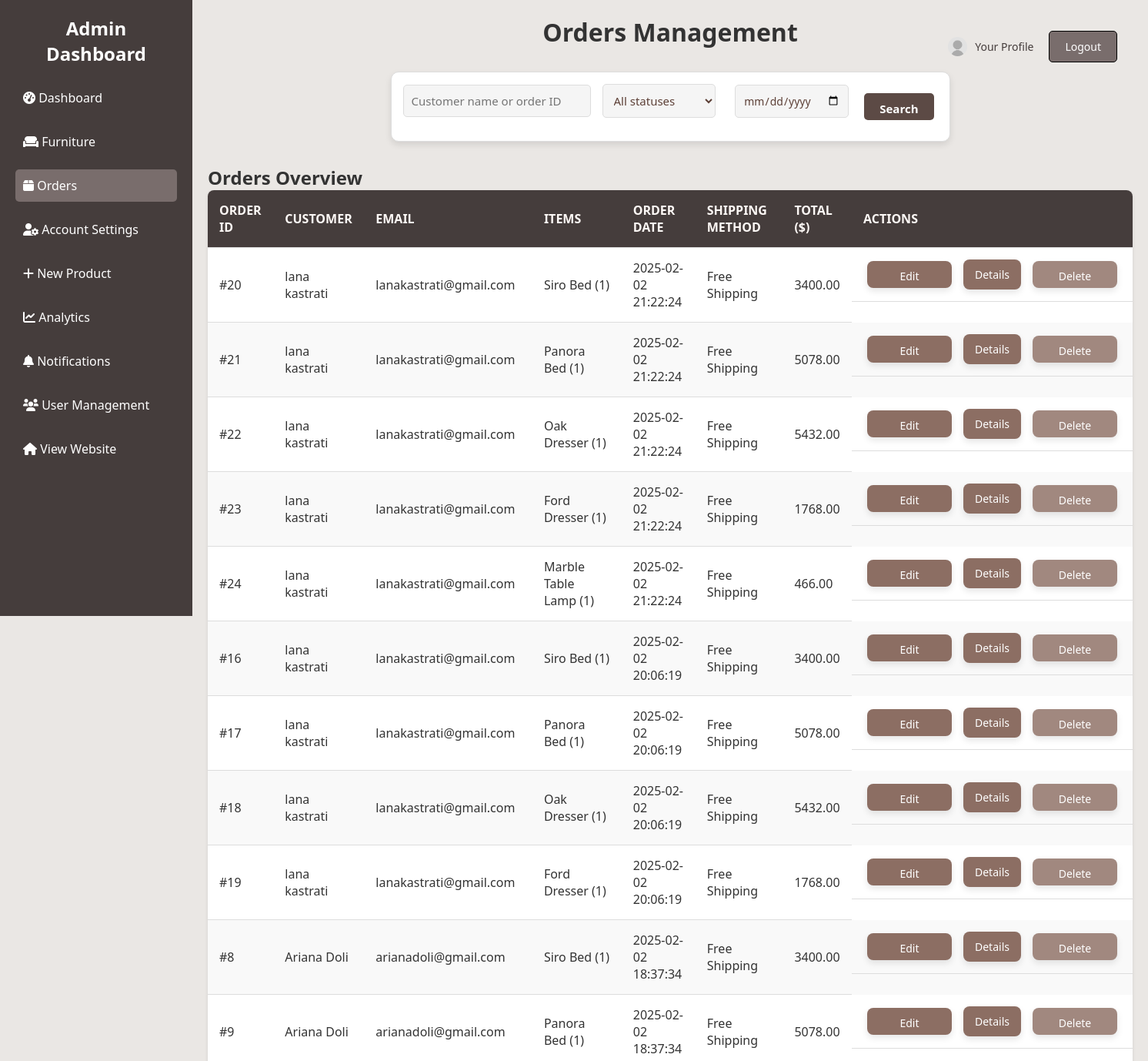
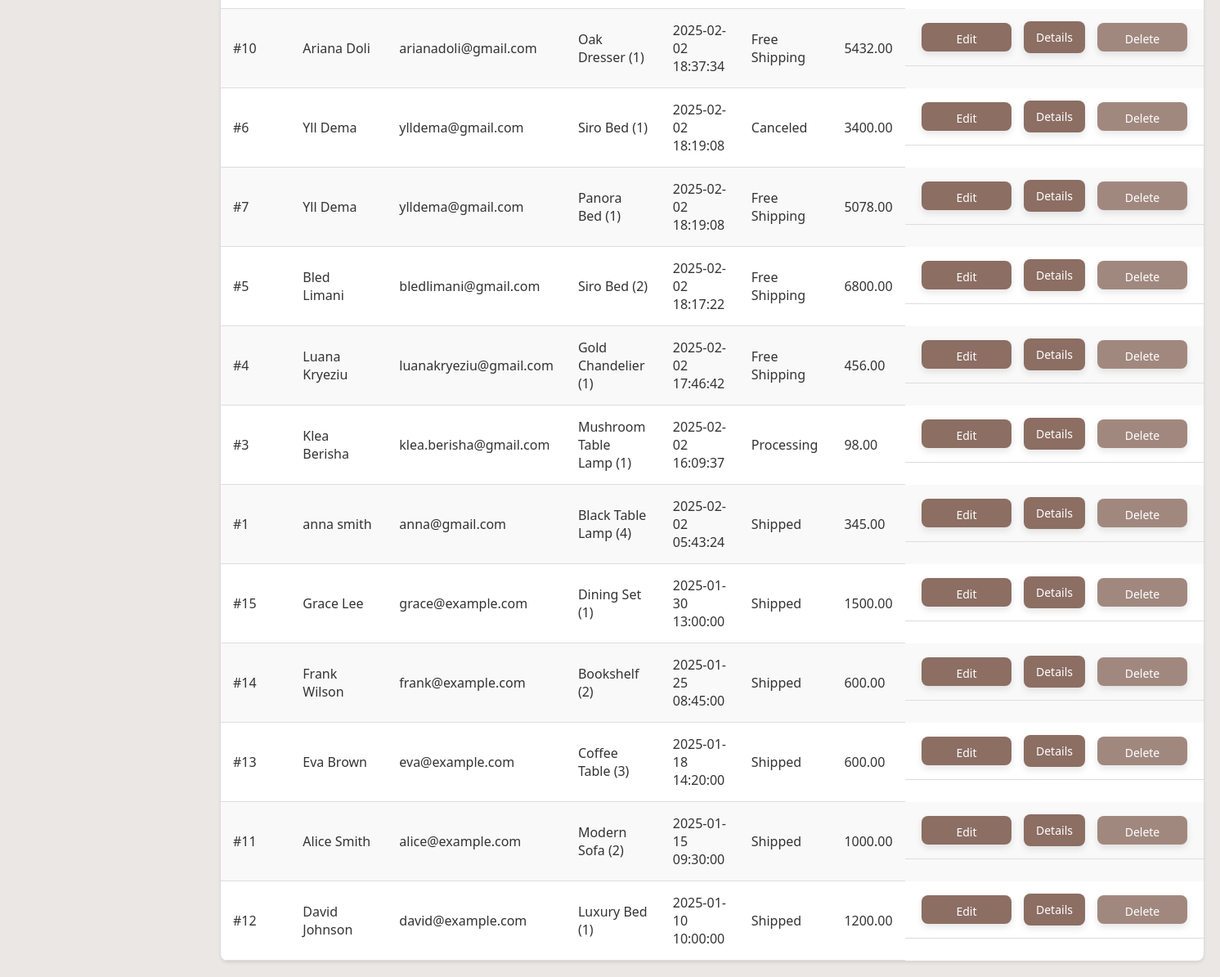
Screenshot of /orders.php (signed in) with the database file from the repository (2 pictures, top to bottom).
### tables this page shows
CREATE TABLE `orders` (
  `id` int(11) NOT NULL,
  `product_id` int(11) NOT NULL,
  `product_name` varchar(255) NOT NULL,
  `product_image` varchar(255) NOT NULL,
  `quantity` int(11) NOT NULL,
  `zip_code` varchar(10) NOT NULL,
  `shipping_method` varchar(50) NOT NULL,
  `price_per_unit` decimal(10,2) NOT NULL,
  `total_price` decimal(10,2) NOT NULL,
  `customer_name` varchar(255) NOT NULL,
  `email` varchar(255) NOT NULL,
  `telephone` varchar(20) NOT NULL,
  `address` text NOT NULL,
  `city` varchar(100) NOT NULL,
  `payment_method` varchar(50) NOT NULL,
  `order_date` timestamp NOT NULL DEFAULT current_timestamp(),
  `comments` text DEFAULT NULL
);

### ordercontroller.php (called while the page is built, shortened)
<?php
class OrderController {
    private $orderManager;
    public function __construct($orderManager) {
        $this->orderManager = $orderManager;
    }
    public function filterOrders($search = '', $status = 'all', $date = '') {
        try {
            return $this->orderManager->filterOrders($search, $status, $date);
        } catch (Exception $e) {
            return ['error' => $e->getMessage()];
        }
    }
}

### orderManager.php (called while the page is built, shortened)
<?php
class OrderManager {
    private $db;
    public function __construct($db) {
        $this->db = $db;
    }
    public function filterOrders($search, $status, $date) {
        $query = "SELECT * FROM orders WHERE 1=1";
        $params = [];
        $query .= " ORDER BY order_date DESC";
        $stmt = $this->db->prepare($query);
        $stmt->execute($params);
        return $stmt->fetchAll(PDO::FETCH_ASSOC);
    }
}
?>

### orders.php (the view, shortened to what this page needs)
<?php
require_once 'OrderManager.php';
require_once 'OrderController.php';
$db = (new Database('localhost', 'projekti', 'root', 'loni1234'))->connect();
$orderManager = new OrderManager($db);
$orderController = new OrderController($orderManager);
$search = $_GET['search'] ?? '';
$status = $_GET['status'] ?? 'all';
$date = $_GET['date'] ?? '';
$orders = $orderController->filterOrders($search, $status, $date);
?>
<!DOCTYPE html>
<html lang="en">
<head>
    <link rel="stylesheet" href="css/orders.css">
    <link rel="stylesheet" href="https://cdnjs.cloudflare.com/ajax/libs/font-awesome/6.0.0-beta3/css/all.min.css">
</head>
<body>
    <div class="sidebar">
        <h2>Admin Dashboard</h2>
        <ul>
            <li><a href="dashboard.php"><i class="fas fa-tachometer-alt"></i> Dashboard</a></li>
            <li><a href="products.php"><i class="fas fa-couch"></i> Furniture</a></li>
            <li><a href="orders.php" class="active"><i class="fas fa-box"></i> Orders</a></li>
            <li><a href="profile.php"><i class="fas fa-user-cog"></i> Account Settings</a></li>
            <li><a href="add_product.php"><i class="fas fa-plus"></i>  New Product</a></li>
            <li><a href="analytics.php"><i class="fas fa-chart-line"></i> Analytics</a></li>
            <li><a href="notifications.php"><i class="fas fa-bell"></i> Notifications</a></li>
            <li><a href="user_management.php"><i class="fas fa-users"></i> User Management</a></li>
            <li><a href="home.php" target="_blank"><i class="fas fa-home"></i> View Website</a></li>
        </ul>
    </div>
    <div class="main-content">
        <header>
            <h1>Orders Management</h1>
            <div class="profile">
                <a href="profile.php" class="profile-btn">
                    <img src="img/pfp.jpg" alt="Profile" class="profile-img">
                    <span>Your Profile</span>
                </a>
                <button onclick="window.location.href='logout.php'" class="logout-btn">Logout</button>
            </div>
        </header>
        <section class="filters">
    <form method="GET" action="orders.php" class="filters-container">
        <input type="text" name="search" class="search-bar" placeholder="Customer name or order ID" value="<?php echo htmlspecialchars($_GET['search'] ?? ''); ?>">
        <select name="status" class="status-filter">
            <option value="all" <?php if(($_GET['status'] ?? '') === 'all') echo 'selected'; ?>>All statuses</option>
        </select>
        <div class="date-filter-container">
            <input type="date" name="date" id="order-date" class="date-filter" value="<?php echo htmlspecialchars($_GET['date'] ?? ''); ?>">
        </div>
        <button type="submit" class="filter-btn">Search</button>
    </form>
</section>
        <section>
            <h2>Orders Overview</h2>
            <table>
                <thead>
                    <tr>
                        <th>Order ID</th>
                        <th>Customer</th>
                        <th>Email</th>
                        <th>Items</th>
                        <th>Order Date</th>
                        <th>Shipping Method</th>
                        <th>Total ($)</th>
                        <th>Actions</th>
                    </tr>
                </thead>
                <tbody>
                    <?php foreach ($orders as $order): ?>
                        <tr>
                            <td>#<?php echo htmlspecialchars($order['id']); ?></td>
                            <td><?php echo htmlspecialchars($order['customer_name']); ?></td>
                            <td><?php echo htmlspecialchars($order['email']); ?></td>
                            <td><?php echo htmlspecialchars($order['product_name']); ?> (<?php echo htmlspecialchars($order['quantity']); ?>)</td>
                            <td><?php echo htmlspecialchars($order['order_date']); ?></td>
                            <td><?php echo htmlspecialchars($order['shipping_method']); ?></td>
                            <td><?php echo htmlspecialchars($order['total_price']); ?></td>
                            <td class="action-buttons">
                              <button class="edit-btn" onclick="showEdit('<?php echo htmlspecialchars($order['id']); ?>')">Edit</button>
                              <button class="details-btn" onclick="showDetails('<?php echo htmlspecialchars($order['id']); ?>')">Details</button>
                              <button class="delete-btn" onclick="deleteOrder('<?php echo htmlspecialchars($order['id']); ?>')">Delete</button>
</td>
                        </tr>
                    <?php endforeach; ?>
                </tbody>
            </table>
        </section>
    </div>
</body>
</html>

### css/orders.css (style rules this page uses)
* { margin: 0; padding: 0; box-sizing: border-box; font-family: 'Segoe UI', Tahoma, Geneva, Verdana, sans-serif; }
body { display: flex; background-color: #eae7e4; color: #333; }
.profile { display: flex; align-items: center; position: absolute; right: 20px; top: 20px; }
.profile-btn { display: flex; align-items: center; padding: 10px 20px; border-radius: 5px; color: #453d3c; text-decoration: none; transition: background-color 0.3s; font-size: 14px; height: 40px; background-color: transparent; font-family: 'Franklin Gothic Medium', 'Arial Narrow', Arial, sans-serif; }
.logout-btn { background-color: #796d6c; border: 1px solid black; padding: 10px 20px; border-radius: 5px; color: white; font-size: 14px; cursor: pointer; }
.profile-img { width: 25px; height: 25px; border-radius: 50%; margin-right: 10px; }
.sidebar { width: 250px; background-color: #453d3c; color: #fef9f6; height: 100vh; padding: 20px; position: fixed; }
.sidebar h2 { text-align: center; margin-bottom: 20px; color: #ffffff; }
.sidebar ul { list-style: none; }
.sidebar ul li { margin: 15px 0; }
.sidebar ul li a { color: #ffffff; text-decoration: none; padding: 10px; display: block; border-radius: 5px; transition: background 0.3s; }
.sidebar ul li a.active, .sidebar ul li a:hover { background: #796d6c; color: #fff; }
.main-content { margin-left: 250px; padding: 20px; flex-grow: 1; }
header { display: flex; justify-content: space-between; align-items: center; margin-bottom: 30px; position: relative; }
h1 { text-align: center; flex-grow: 1; }
table { width: 100%; border-collapse: collapse; background-color: #fff; border-radius: 8px; overflow: hidden; box-shadow: 0 2px 4px rgba(0, 0, 0, 0.1); }
thead { background-color: #453d3c; color: #fef9f6; }
th, td { padding: 15px; text-align: left; border-bottom: 1px solid #ddd; }
th { text-transform: uppercase; }
tbody tr:nth-child(even) { background-color: #f9f9f9; }
.edit-btn, .delete-btn, .filter-btn { padding: 10px 20px; margin: 0 5px; border: none; border-radius: 5px; cursor: pointer; font-size: 14px; height: 35px; width: 110px; transition: background-color 0.3s; text-align: center; }
.edit-btn { background-color: #8c746a; color: white; }
.delete-btn { background-color: #ba7168; color: white; }
.filters { margin-bottom: 30px; display: flex; justify-content: center; align-items: center; width: 100%; }
.filters-container { display: flex; align-items: center; gap: 15px; padding: 15px; border: 1px solid #ddd; border-radius: 10px; background-color: #fff; box-shadow: 0 4px 8px rgba(0, 0, 0, 0.1); width: fit-content; }
.search-bar { padding: 10px; border: 1px solid #ddd; border-radius: 5px; font-size: 15px; width: 250px; }
.status-filter { padding: 10px; border: 1px solid #ddd; border-radius: 5px; font-size: 15px; }
.date-filter-container { display: flex; align-items: center; gap: 10px; }
.date-filter { padding: 10px; border: 1px solid #ddd; border-radius: 5px; font-size: 14px; }
.filter-btn { background-color: #5c4a45; color: white; padding: 10px 20px; font-size: 15px; font-weight: bold; border-radius: 5px; border: none; cursor: pointer; transition: background-color 0.3s; }
td.action-buttons { display: flex; align-items: center; justify-content: center; gap: 10px; white-space: nowrap; }
.edit-btn, .details-btn { background-color: #8C6E63; color: #fff; padding: 10px 15px; border: none; cursor: pointer; border-radius: 8px; font-size: 14px; transition: background-color 0.3s ease, transform 0.2s ease; box-shadow: 0 4px 8px rgba(0, 0, 0, 0.1); }
.delete-btn { background-color: #A1887F; color: #fff; padding: 10px 15px; border: none; cursor: pointer; border-radius: 8px; font-size: 14px; transition: background-color 0.3s ease, transform 0.2s ease; box-shadow: 0 4px 8px rgba(0, 0, 0, 0.1); }
form input, form select { width: 100%; padding: 10px; margin-bottom: 15px; border: 1px solid #BCAAA4; border-radius: 8px; background-color: #F5F5F5; box-sizing: border-box; font-size: 14px; color: #5D4037; }

### rows the page displays
orders: id "20", customer_name "lana kastrati", email "lanakastrati@gmail.com", product_name "Siro Bed", quantity "1", order_date "2025-02-02 21:22:24", shipping_method "Free Shipping", total_price "3400.00"
orders: id "21", customer_name "lana kastrati", email "lanakastrati@gmail.com", product_name "Panora Bed", quantity "1", order_date "2025-02-02 21:22:24", shipping_method "Free Shipping", total_price "5078.00"
orders: id "22", customer_name "lana kastrati", email "lanakastrati@gmail.com", product_name "Oak Dresser", quantity "1", order_date "2025-02-02 21:22:24", shipping_method "Free Shipping", total_price "5432.00"
orders: id "23", customer_name "lana kastrati", email "lanakastrati@gmail.com", product_name "Ford Dresser", quantity "1", order_date "2025-02-02 21:22:24", shipping_method "Free Shipping", total_price "1768.00"
orders: id "24", customer_name "lana kastrati", email "lanakastrati@gmail.com", product_name "Marble Table Lamp", quantity "1", order_date "2025-02-02 21:22:24", shipping_method "Free Shipping", total_price "466.00"
orders: id "16", customer_name "lana kastrati", email "lanakastrati@gmail.com", product_name "Siro Bed", quantity "1", order_date "2025-02-02 20:06:19", shipping_method "Free Shipping", total_price "3400.00"
orders: id "17", customer_name "lana kastrati", email "lanakastrati@gmail.com", product_name "Panora Bed", quantity "1", order_date "2025-02-02 20:06:19", shipping_method "Free Shipping", total_price "5078.00"
orders: id "18", customer_name "lana kastrati", email "lanakastrati@gmail.com", product_name "Oak Dresser", quantity "1", order_date "2025-02-02 20:06:19", shipping_method "Free Shipping", total_price "5432.00"
orders: id "19", customer_name "lana kastrati", email "lanakastrati@gmail.com", product_name "Ford Dresser", quantity "1", order_date "2025-02-02 20:06:19", shipping_method "Free Shipping", total_price "1768.00"
orders: id "8", customer_name "Ariana Doli", email "arianadoli@gmail.com", product_name "Siro Bed", quantity "1", order_date "2025-02-02 18:37:34", shipping_method "Free Shipping", total_price "3400.00"
orders: id "9", customer_name "Ariana Doli", email "arianadoli@gmail.com", product_name "Panora Bed", quantity "1", order_date "2025-02-02 18:37:34", shipping_method "Free Shipping", total_price "5078.00"
orders: id "10", customer_name "Ariana Doli", email "arianadoli@gmail.com", product_name "Oak Dresser", quantity "1", order_date "2025-02-02 18:37:34", shipping_method "Free Shipping", total_price "5432.00"
orders: id "6", customer_name "Yll Dema", email "ylldema@gmail.com", product_name "Siro Bed", quantity "1", order_date "2025-02-02 18:19:08", shipping_method "Canceled", total_price "3400.00"
orders: id "7", customer_name "Yll Dema", email "ylldema@gmail.com", product_name "Panora Bed", quantity "1", order_date "2025-02-02 18:19:08", shipping_method "Free Shipping", total_price "5078.00"
orders: id "5", customer_name "Bled Limani", email "bledlimani@gmail.com", product_name "Siro Bed", quantity "2", order_date "2025-02-02 18:17:22", shipping_method "Free Shipping", total_price "6800.00"
orders: id "4", customer_name "Luana Kryeziu", email "luanakryeziu@gmail.com", product_name "Gold Chandelier", quantity "1", order_date "2025-02-02 17:46:42", shipping_method "Free Shipping", total_price "456.00"
orders: id "3", customer_name "Klea Berisha", email "klea.berisha@gmail.com", product_name "Mushroom Table Lamp", quantity "1", order_date "2025-02-02 16:09:37", shipping_method "Processing", total_price "98.00"
orders: id "1", customer_name "anna smith", email "anna@gmail.com", product_name "Black Table Lamp", quantity "4", order_date "2025-02-02 05:43:24", shipping_method "Shipped", total_price "345.00"
orders: id "15", customer_name "Grace Lee", email "grace@example.com", product_name "Dining Set", quantity "1", order_date "2025-01-30 13:00:00", shipping_method "Shipped", total_price "1500.00"
orders: id "14", customer_name "Frank Wilson", email "frank@example.com", product_name "Bookshelf", quantity "2", order_date "2025-01-25 08:45:00", shipping_method "Shipped", total_price "600.00"
orders: id "13", customer_name "Eva Brown", email "eva@example.com", product_name "Coffee Table", quantity "3", order_date "2025-01-18 14:20:00", shipping_method "Shipped", total_price "600.00"
orders: id "11", customer_name "Alice Smith", email "alice@example.com", product_name "Modern Sofa", quantity "2", order_date "2025-01-15 09:30:00", shipping_method "Shipped", total_price "1000.00"
orders: id "12", customer_name "David Johnson", email "david@example.com", product_name "Luxury Bed", quantity "1", order_date "2025-01-10 10:00:00", shipping_method "Shipped", total_price "1200.00"
